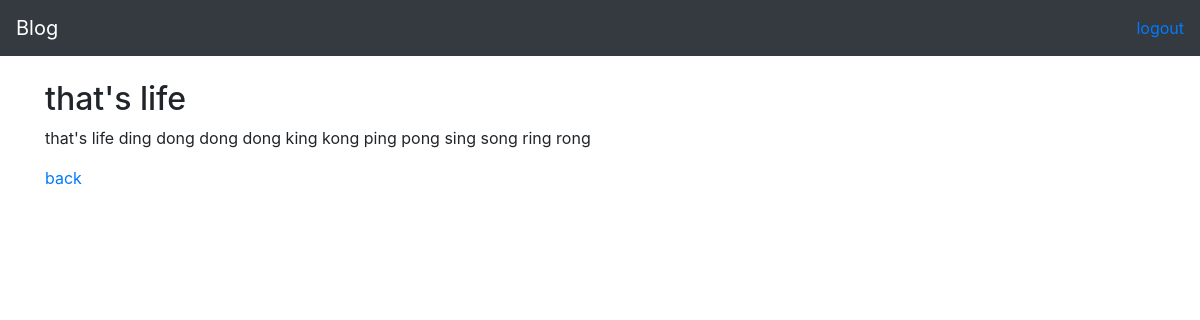
The page /blog/view/9 on the database its author committed.
### blog/models.py (models this page shows, shortened)
class Blog(models.Model):
	title = models.CharField(max_length=64)
	post = models.TextField(max_length=500)
	user = models.ForeignKey(User, null=True, on_delete=models.CASCADE, related_name='user')
	updated_on = models.DateTimeField(auto_now=True)

### blog/views.py (the view)
# urls.py: path('view/<int:id>', views.view_blog, name='viewblog'),
def view_blog(request, id):
	context = {
		"blog": Blog.objects.get(pk=id)
	}
	return render(request, 'blog/view.html', context)

### blog/templates/blog/view.html (shortened to what this page needs)
{% extends 'blog/base.html' %}
{% block body %}
<h2>{{ blog.title }}</h2>
<p>{{ blog.post }}</p>
<a href="{% url 'home' %}">back</a>
{% endblock %}

### rows shown on the page
Blog: title "that's life", post "that's life ding dong dong dong king kong ping pong sing song ring rong"
